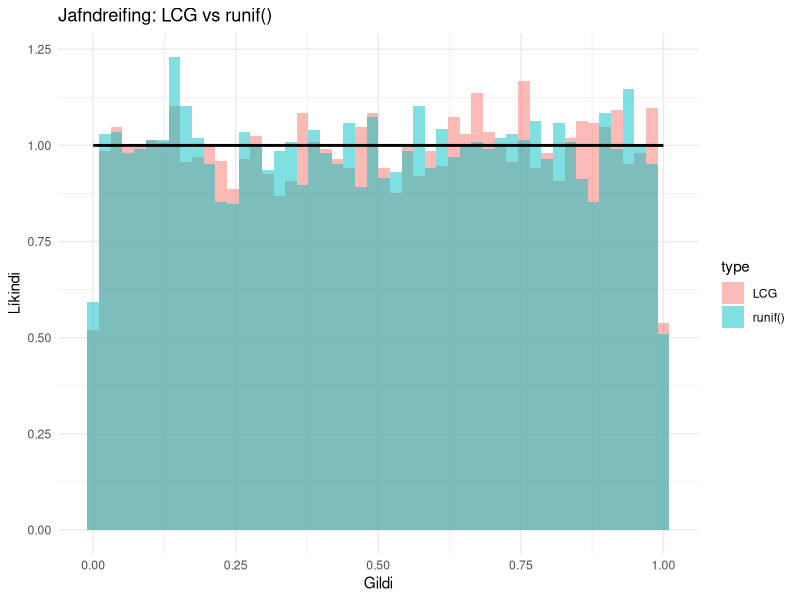
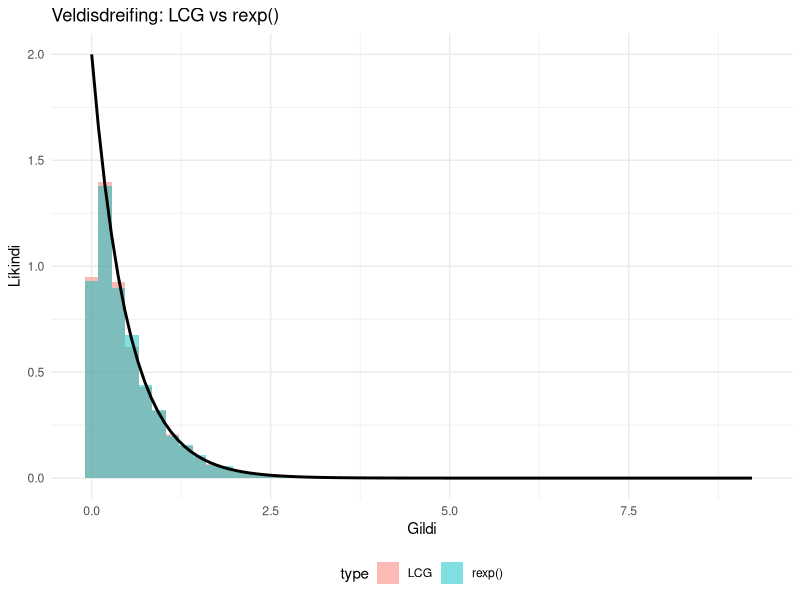

The R script that drew these images, in order:
# Athuga hvort slembigögnin fylgi fræðilegri veldisdreifingu með LCG-aðferð
library(ggplot2)

# Línulegur samfelldur hendingaframleiðari (LCG)
lcg <- function(n, seed = 42, a = 1664525, c = 1013904223, m = 2^32) {
  x <- numeric(n)
  x[1] <- seed  # Upphafsgildi

  for (i in 2:n) {
    x[i] <- (a * x[i - 1] + c) %% m  # LCG formúla
  }

  return(x / m)  # Skilar jafndreifðum gildum á [0,1]
}

# Fjöldi hendinga
n <- 10000

# Nota LCG til að búa til jafndreifð gildi á [0,1]
set.seed(42)
uniform_lcg <- lcg(n)

# Nota innbyggða runif() aðferðina í R til samanburðar
uniform_r <- runif(n)

# Búa til gögn fyrir ggplot
uniform_data <- data.frame(
  value = c(uniform_lcg, uniform_r),
  type = rep(c("LCG", "runif()"), each = n)
)

# Teikna samanburð á LCG og runif() í sama grafinu með ggplot
p1 <- ggplot(uniform_data, aes(x = value, fill = type)) +
  geom_histogram(aes(y = after_stat(density)), bins = 50, alpha = 0.5, position = "identity") +
  stat_function(fun = dunif, args = list(min = 0, max = 1), linewidth = 1, inherit.aes = FALSE) +
  ggtitle("Jafndreifing: LCG vs runif()") +
  xlab("Gildi") + ylab("Líkindi") +
  theme_minimal()
ggsave('GitBook/random/figs/uniform_comparison.jpg', plot=p1, width = 6, height = 4)

# Breyta báðum í veldisdreifingu
lambda <- 2
exponential_lcg <- -log(uniform_lcg) / lambda
exponential_r <- rexp(n, rate = lambda)  # Nota innbyggða aðferð R

# Búa til gögn fyrir veldisdreifingu
exponential_data <- data.frame(
  value = c(exponential_lcg, exponential_r),
  type = rep(c("LCG", "rexp()"), each = n)
)

# Teikna samanburð á veldisdreifingu í sama grafinu með ggplot
p2 <- ggplot(exponential_data, aes(x = value, fill = type)) +
  geom_histogram(aes(y = after_stat(density)), bins = 50, alpha = 0.5, position = "identity") +
  stat_function(fun = dexp, args = list(rate = lambda), linewidth = 1, inherit.aes = FALSE) +
  ggtitle("Veldisdreifing: LCG vs rexp()") +
  xlab("Gildi") + ylab("Líkindi") +
  theme_minimal() + theme(legend.position='bottom')
ggsave('GitBook/random/figs/expon_comparison.jpg', plot=p2, width = 6, height = 4)

